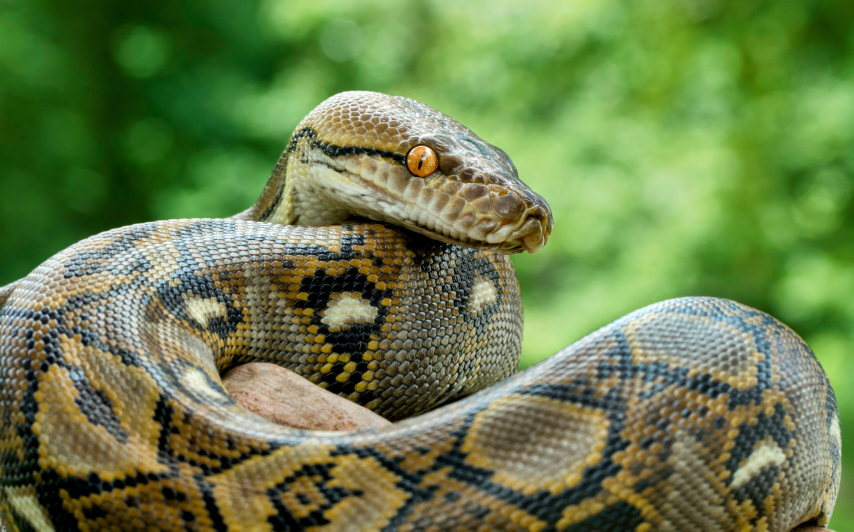
#> input picture Assignment-04/python.jpg, 2560 x 1594 px (shown at 1/3 size)
$ jupyter execute image_regonization.ipynb   (shell and % lines are left out)
#> lines starting #> are read from the running program, lines starting #| are printed output that depends on the picture; after the words box and inside, x2 and y2 are one past the last pixel; in counts of white or black regions, pixels touching at a corner belong together
[cell 1]
#Installing opencv

[cell 2]
import cv2
cv2.__version__

[cell 3]
#Loading the image
img=cv2.imread('python.jpg') #Stored as an numpy array
#> img is the input picture: shape (1594, 2560, 3); mean B, G, R 75.5, 126.9, 105.2
#Display image
cv2.imshow('Image',img)
#Wait for a key press to close
cv2.waitKey(0)
cv2.destroyAllWindows()

[cell 4]
img.shape
#> Out = (1594, 2560, 3)

[cell 5]
resized_img=cv2.resize(img,(500,500))
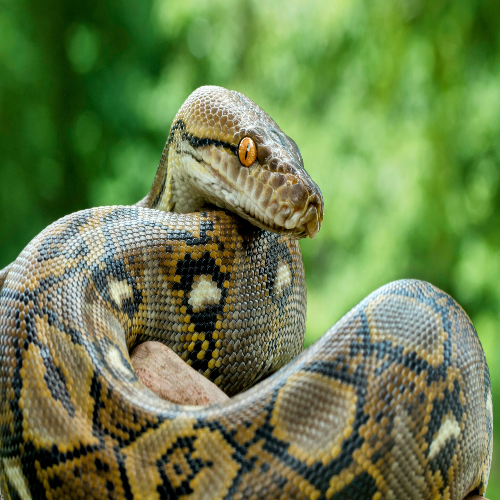
#> resized_img: shape (500, 500, 3); mean B, G, R 75.4, 126.8, 105.1
cv2.imshow("Resized Image ",resized_img)
cv2.waitKey(0)
cv2.destroyAllWindows()

[cell 6]
resized_img.shape
#> Out = (500, 500, 3)

[cell 7]
gray_img=cv2.cvtColor(resized_img,cv2.COLOR_BGR2GRAY)
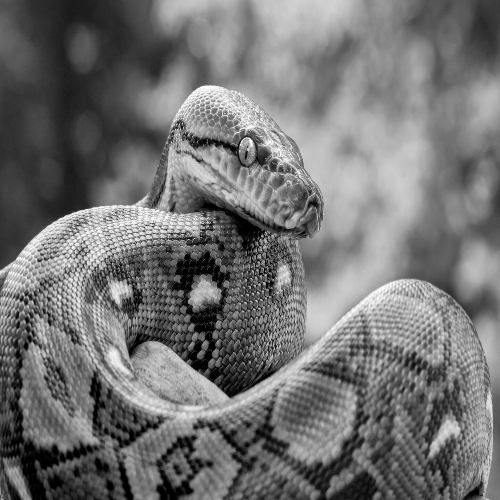
#> gray_img: shape (500, 500); min 0, max 255, mean 114.4
cv2.imshow("Gray Image",gray_img)
cv2.waitKey(0)
cv2.destroyAllWindows()

[cell 8]
gray_img.shape
#> Out = (500, 500)

[cell 9]
cropped_img=resized_img[100:200,100:400] #By giving the range
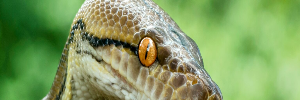
#> cropped_img: shape (100, 300, 3); mean B, G, R 98.4, 159.1, 130.1
cv2.imshow("Cropped Image",cropped_img)
cv2.waitKey(0)
cv2.destroyAllWindows()

[cell 10]
(h,w)=resized_img.shape[:2]
#> h = 500; w = 500
center=(w//2,h//2)
#> center = (250, 250)
M=cv2.getRotationMatrix2D(center,45,1.0)
rotated_img=cv2.warpAffine(resized_img,M,(w,h))
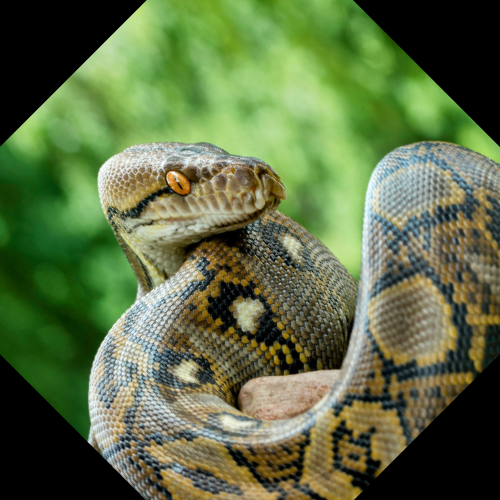
#> rotated_img: shape (500, 500, 3); mean B, G, R 68.5, 109.9, 92.7
cv2.imshow("Rotated Image",rotated_img)
cv2.waitKey(0)
cv2.destroyAllWindows()

[cell 11]
blurred_img=cv2.GaussianBlur(resized_img,(5,5),0)
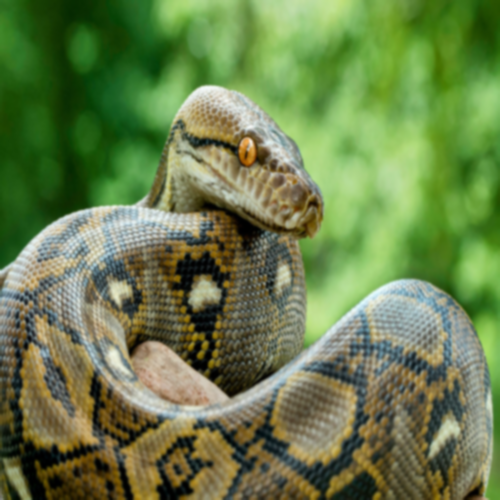
#> blurred_img: shape (500, 500, 3); mean B, G, R 75.4, 126.8, 105.1
cv2.imshow("Gaussian Blurring",blurred_img)
cv2.waitKey(0)
cv2.destroyAllWindows()

[cell 12]
median_img=cv2.medianBlur(resized_img,5)
cv2.imshow("Median Blurring",median_img)
cv2.waitKey(0)
cv2.destroyAllWindows()

[cell 13]
bilateral_blurred_img=cv2.bilateralFilter(resized_img,9,75,75)
cv2.imshow("Bilateral Blurring filter",bilateral_blurred_img)
cv2.waitKey(0)
cv2.destroyAllWindows()

[cell 14]
average_blurred_img=cv2.blur(resized_img,(5,5))
cv2.imshow("Average Blurring",average_blurred_img)
cv2.waitKey(0)
cv2.destroyAllWindows()

[cell 15]
_,thresh_img=cv2.threshold(gray_img,127,255,cv2.THRESH_BINARY)
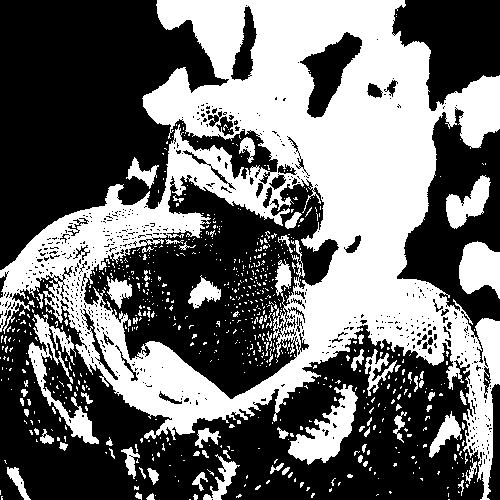
#> thresh_img: shape (500, 500); 42.5% white; 742 white regions (669 under 20 px), largest, box (x1, y1, x2, y2) and area: (0, 0, 500, 500) 89120, (288, 384, 358, 465) 2332, (28, 314, 99, 444) 2163
cv2.imshow("Binary Thresholding",thresh_img)
cv2.waitKey(0)
cv2.destroyAllWindows()

[cell 16]
_,thresh_img=cv2.threshold(gray_img,127,255,cv2.THRESH_BINARY_INV)
cv2.imshow("Binary Thresholding",thresh_img)
cv2.waitKey(0)
cv2.destroyAllWindows()

[cell 17]
_,thresh_img=cv2.threshold(gray_img,127,255,cv2.THRESH_TRUNC)
cv2.imshow("Truncated Thresholding",thresh_img)
cv2.waitKey(0)
cv2.destroyAllWindows()

[cell 18]
_,thresh_img=cv2.threshold(gray_img,127,255,cv2.THRESH_TOZERO)
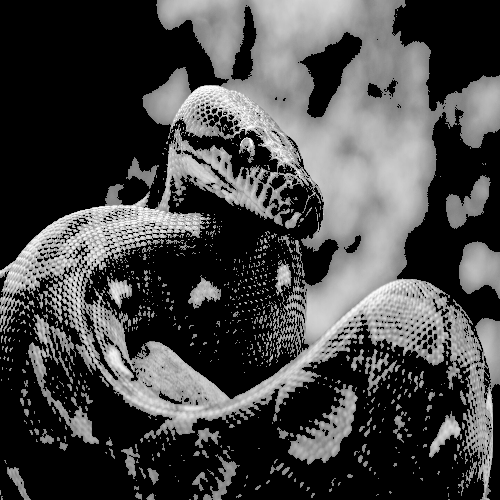
#> thresh_img: shape (500, 500); min 0, max 255, mean 70.6
cv2.imshow("Zero Thresholding",thresh_img)
cv2.waitKey(0)
cv2.destroyAllWindows()

[cell 19]
_,thresh_img=cv2.threshold(gray_img,127,255,cv2.THRESH_TOZERO_INV)
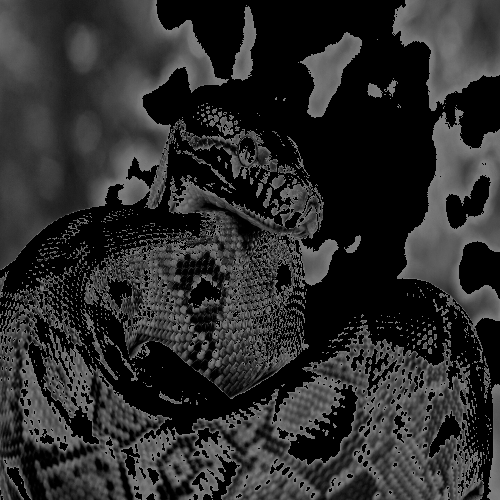
#> thresh_img: shape (500, 500); min 0, max 127, mean 43.9
cv2.imshow("Inverse Zero Thresholding",thresh_img)
cv2.waitKey(0)
cv2.destroyAllWindows()

[cell 20]
adaptive_thresh_img=cv2.adaptiveThreshold(gray_img,255,cv2.ADAPTIVE_THRESH_GAUSSIAN_C,cv2.THRESH_BINARY,11,2)
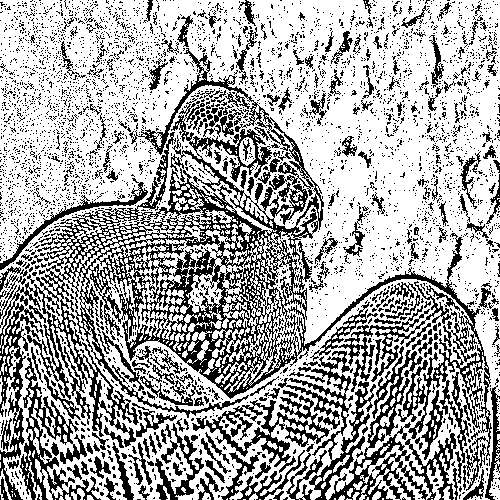
#> adaptive_thresh_img: shape (500, 500); 66.8% white; black in thin lines or dots
cv2.imshow("Adaptive Thresholding",adaptive_thresh_img)
cv2.waitKey(0)
cv2.destroyAllWindows()

[cell 21]
edges=cv2.Canny(resized_img,100,200)
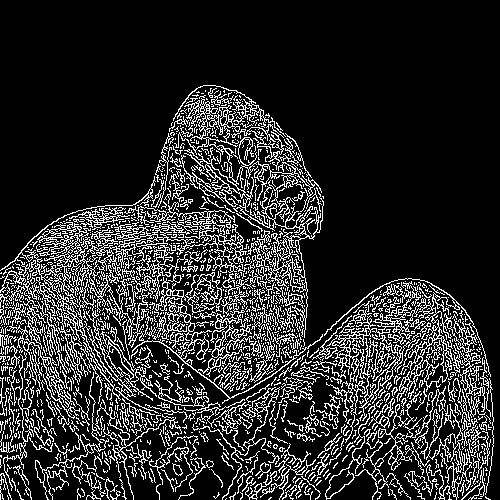
#> edges: shape (500, 500); 17.1% white in thin lines or dots, all inside (x1, y1, x2, y2) = (0, 85, 494, 500)
cv2.imshow("Canny Edges",edges)
cv2.waitKey(0)
cv2.destroyAllWindows()
